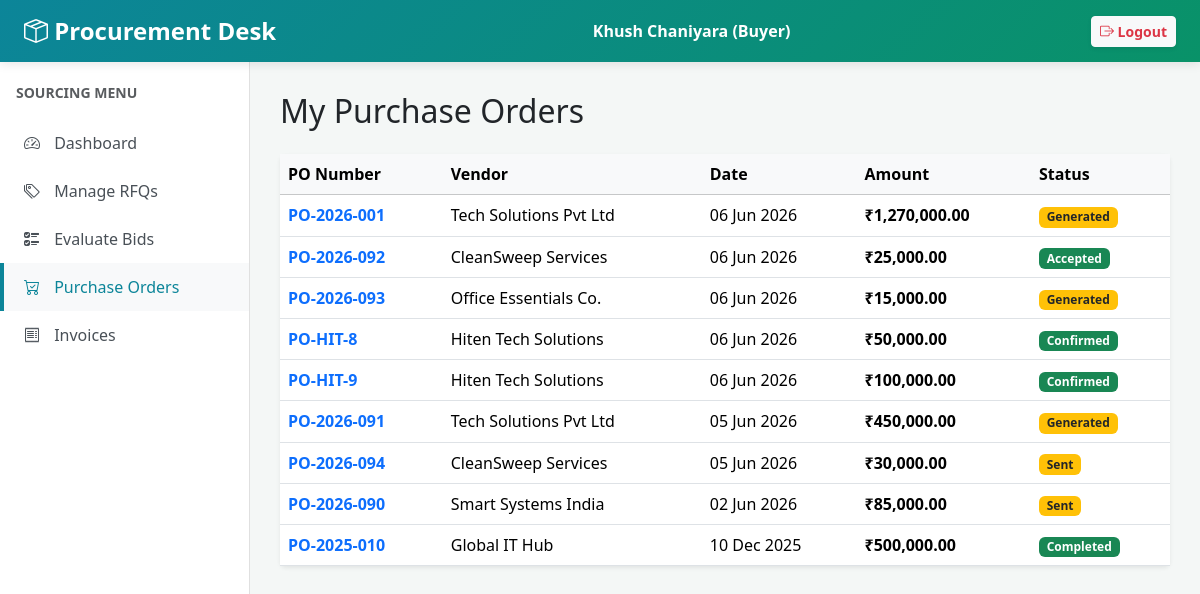
The app's page /procurement/purchase_orders.php (signed in) with its own data.
### tables this page shows
CREATE TABLE `purchase_orders` (
  `po_id` int(11) NOT NULL,
  `quotation_id` int(11) NOT NULL,
  `vendor_id` int(11) NOT NULL,
  `generated_by` int(11) NOT NULL,
  `po_number` varchar(50) NOT NULL,
  `po_date` date NOT NULL,
  `total_amount` decimal(15,2) NOT NULL,
  `status` varchar(20) DEFAULT 'Sent',
  `created_at` timestamp NOT NULL DEFAULT current_timestamp()
);

CREATE TABLE `vendors` (
  `vendor_id` int(11) NOT NULL,
  `category_id` int(11) NOT NULL,
  `company_name` varchar(200) NOT NULL,
  `gst_number` varchar(20) DEFAULT NULL,
  `contact_person` varchar(150) NOT NULL,
  `email` varchar(150) NOT NULL,
  `phone` varchar(20) NOT NULL,
  `address` text DEFAULT NULL,
  `city` varchar(100) DEFAULT NULL,
  `state` varchar(100) DEFAULT NULL,
  `country` varchar(100) DEFAULT 'India',
  `vendor_status` enum('Pending','Active','Inactive','Blacklisted') DEFAULT 'Pending',
  `registration_date` date DEFAULT NULL,
  `created_at` timestamp NOT NULL DEFAULT current_timestamp()
);

### procurement/purchase_orders.php (the view)
<?php
include 'header.php';
$query = "SELECT po.*, v.company_name FROM purchase_orders po
          JOIN vendors v ON po.vendor_id = v.vendor_id
          WHERE po.generated_by = $user_id ORDER BY po.po_date DESC";
$pos = mysqli_query($conn, $query);
?>
<div class="mb-4"><h2>My Purchase Orders</h2></div>
<div class="card shadow-sm border-0">
    <table class="table table-hover align-middle mb-0">
        <thead class="table-light"><tr><th>PO Number</th><th>Vendor</th><th>Date</th><th>Amount</th><th>Status</th></tr></thead>
        <tbody>
            <?php while ($po = mysqli_fetch_assoc($pos)) {
                $badge = in_array($po['status'], ['Generated', 'Sent']) ? 'bg-warning text-dark' : 'bg-success';
            ?>
            <tr>
                <td class="fw-bold text-primary"><?php echo htmlspecialchars($po['po_number']); ?></td>
                <td><?php echo htmlspecialchars($po['company_name']); ?></td>
                <td><?php echo date('d M Y', strtotime($po['po_date'])); ?></td>
                <td class="fw-bold">₹<?php echo number_format($po['total_amount'], 2); ?></td>
                <td><span class="badge <?php echo $badge; ?>"><?php echo htmlspecialchars($po['status']); ?></span></td>
            </tr>
            <?php } ?>
        </tbody>
    </table>
</div>
<?php include 'footer.php'; ?>

### procurement/header.php (style rules this page uses)
body { background-color: #f4f7f6; font-family: 'Segoe UI', sans-serif; }

### records on screen
purchase_orders: po_number "PO-2026-001", vendor.company_name "Tech Solutions Pvt Ltd", po_date "06 Jun 2026", total_amount "1,270,000.00", status "Generated"
purchase_orders: po_number "PO-2026-092", vendor.company_name "CleanSweep Services", po_date "06 Jun 2026", total_amount "25,000.00", status "Accepted"
purchase_orders: po_number "PO-2026-093", vendor.company_name "Office Essentials Co.", po_date "06 Jun 2026", total_amount "15,000.00", status "Generated"
purchase_orders: po_number "PO-HIT-8", vendor.company_name "Hiten Tech Solutions", po_date "06 Jun 2026", total_amount "50,000.00", status "Confirmed"
purchase_orders: po_number "PO-HIT-9", vendor.company_name "Hiten Tech Solutions", po_date "06 Jun 2026", total_amount "100,000.00", status "Confirmed"
purchase_orders: po_number "PO-2026-091", vendor.company_name "Tech Solutions Pvt Ltd", po_date "05 Jun 2026", total_amount "450,000.00", status "Generated"
purchase_orders: po_number "PO-2026-094", vendor.company_name "CleanSweep Services", po_date "05 Jun 2026", total_amount "30,000.00", status "Sent"
purchase_orders: po_number "PO-2026-090", vendor.company_name "Smart Systems India", po_date "02 Jun 2026", total_amount "85,000.00", status "Sent"
purchase_orders: po_number "PO-2025-010", vendor.company_name "Global IT Hub", po_date "10 Dec 2025", total_amount "500,000.00", status "Completed"

### other values on screen
$user_name "Khush Chaniyara"
